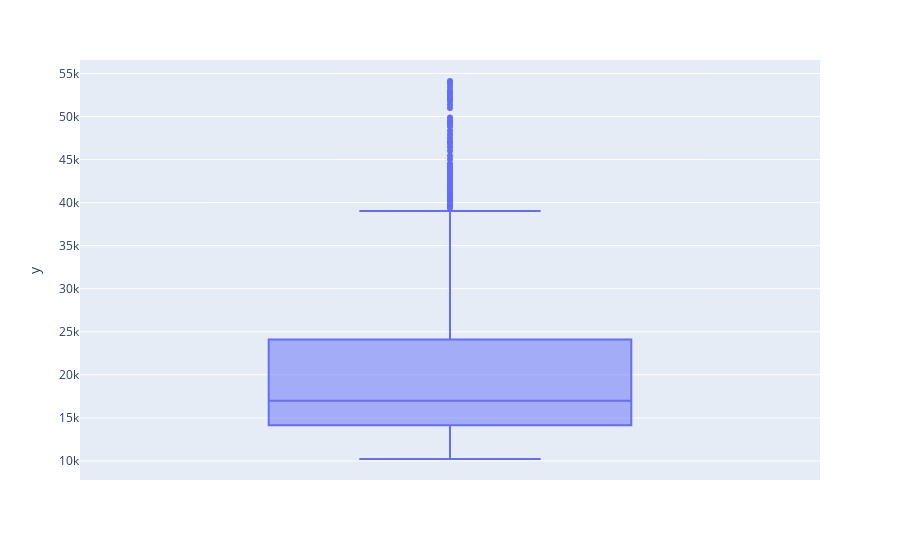

The cell this chart's notebook holds for it:
### Code cell
#Se aplica el filtro de max outliers de columna death.
#Diagrama de cajas Interactiva
px.box(df, y = df[upper_limit]['death'])

### Figure 1 — Plotly figure (JSON) as saved in the notebook; plotly's stock layout.template omitted (floating-point values rounded to 4 significant figures; data arrays with more than 128 entries replaced by an {"elided": "..."} marker saying what was removed)
{"data": [{"alignmentgroup": "True", "hovertemplate": "y=%{y}<extra></extra>", "legendgroup": "", "marker": {"color": "#636efa"}, "name": "", "notched": false, "offsetgroup": "", "orientation": "v", "showlegend": false, "type": "box", "x0": " ", "xaxis": "x", "y": {"elided": "1953 int values"}, "y0": " ", "yaxis": "y"}], "layout": {"boxmode": "group", "legend": {"tracegroupgap": 0}, "margin": {"t": 60}, "xaxis": {"anchor": "y", "domain": [0, 1]}, "yaxis": {"anchor": "x", "domain": [0, 1], "title": {"text": "y"}}}}
